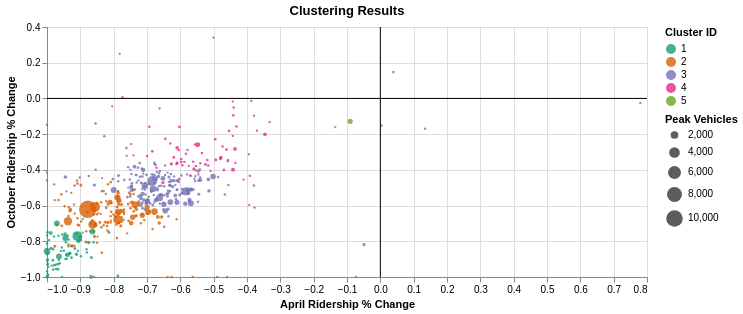

This figure's Vega-Lite source:
### Vega-Lite specification from a JSON file in a GitHub repository (floating-point values rounded to 4 significant figures; data arrays with more than 128 entries replaced by an {"elided": "..."} marker saying what was removed)
{"config": {"view": {"continuousWidth": 400, "continuousHeight": 300}}, "layer": [{"data": {"name": "data-d6d33bcf20e86809a9847d2cb635bedb"}, "mark": "circle", "encoding": {"color": {"type": "nominal", "field": "Cluster_ID", "scale": {"scheme": "dark2"}, "title": "Cluster ID"}, "opacity": {"condition": {"value": 0.8, "selection": "selector028"}, "value": 0.2}, "size": {"type": "quantitative", "field": "peak_vehicles", "scale": {"clamp": true, "domain": [3, 10885], "range": [5, 300]}, "title": "Peak Vehicles"}, "tooltip": [{"type": "nominal", "field": "agency"}, {"type": "nominal", "field": "metro_area"}, {"type": "nominal", "field": "Cluster"}, {"type": "quantitative", "field": "april_pct_change"}, {"type": "quantitative", "field": "july_pct_change"}, {"type": "quantitative", "field": "oct_pct_change"}, {"type": "quantitative", "field": "OCT19"}, {"type": "quantitative", "field": "OCT20"}, {"type": "quantitative", "field": "peak_vehicles"}], "x": {"type": "quantitative", "field": "april_pct_change", "title": "April Ridership % Change"}, "y": {"type": "quantitative", "field": "oct_pct_change", "title": "October Ridership % Change"}}, "height": 250, "selection": {"selector028": {"type": "multi", "fields": ["Cluster"], "bind": "legend"}}, "title": "Clustering Results", "width": 600}, {"data": {"name": "data-9c00aa9dc2b1c1a0b4bf9b34ead12925"}, "mark": "rule", "encoding": {"x": {"type": "quantitative", "field": "x"}}}, {"data": {"name": "data-06fd9f850666401b4599de5588b60692"}, "mark": "rule", "encoding": {"y": {"type": "quantitative", "field": "y"}}}], "$schema": "https://vega.github.io/schema/vega-lite/v4.8.1.json", "datasets": {"data-d6d33bcf20e86809a9847d2cb635bedb": {"elided": "480 records"}, "data-9c00aa9dc2b1c1a0b4bf9b34ead12925": [{"x": 0}], "data-06fd9f850666401b4599de5588b60692": [{"y": 0}]}}
